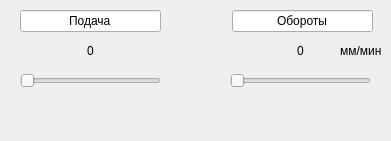
     <widget class="QDockWidget" name="dockWidget_6">
      <property name="geometry">
       <rect>
        <x>440</x>
        <y>560</y>
        <width>391</width>
        <height>141</height>
       </rect>
      </property>
      <widget class="QWidget" name="dockWidgetContents_6">
       <widget class="QLineEdit" name="label_feed_rate">
        <property name="geometry">
         <rect>
          <x>20</x>
          <y>10</y>
          <width>141</width>
          <height>22</height>
         </rect>
        </property>
        <property name="text">
         <string>Подача</string>
        </property>
        <property name="alignment">
         <set>Qt::AlignmentFlag::AlignCenter</set>
        </property>
        <property name="readOnly">
         <bool>true</bool>
        </property>
       </widget>
       <widget class="QSlider" name="slider_feed_rate">
        <property name="geometry">
         <rect>
          <x>20</x>
          <y>70</y>
          <width>141</width>
          <height>22</height>
         </rect>
        </property>
        <property name="orientation">
         <enum>Qt::Orientation::Horizontal</enum>
        </property>
       </widget>
       <widget class="QLineEdit" name="label_spindle_speed">
        <property name="geometry">
         <rect>
          <x>232</x>
          <y>10</y>
          <width>141</width>
          <height>22</height>
         </rect>
        </property>
        <property name="text">
         <string>Обороты</string>
        </property>
        <property name="alignment">
         <set>Qt::AlignmentFlag::AlignCenter</set>
        </property>
        <property name="readOnly">
         <bool>true</bool>
        </property>
       </widget>
       <widget class="QLabel" name="label_feed_value">
        <property name="geometry">
         <rect>
          <x>20</x>
          <y>40</y>
          <width>141</width>
          <height>21</height>
         </rect>
        </property>
        <property name="text">
         <string>0</string>
        </property>
        <property name="alignment">
         <set>Qt::AlignmentFlag::AlignCenter</set>
        </property>
       </widget>
       <widget class="QSlider" name="slider_spindle_speed">
        <property name="geometry">
         <rect>
          <x>230</x>
          <y>70</y>
          <width>141</width>
          <height>22</height>
         </rect>
        </property>
        <property name="orientation">
         <enum>Qt::Orientation::Horizontal</enum>
        </property>
       </widget>
       <widget class="QLabel" name="label_changessk">
        <property name="geometry">
         <rect>
          <x>340</x>
          <y>40</y>
          <width>49</width>
          <height>21</height>
         </rect>
        </property>
        <property name="text">
         <string>мм/мин</string>
        </property>
       </widget>
       <widget class="QLabel" name="label_spindle_value">
        <property name="geometry">
         <rect>
          <x>230</x>
          <y>40</y>
          <width>141</width>
          <height>21</height>
         </rect>
        </property>
        <property name="text">
         <string>0</string>
        </property>
        <property name="alignment">
         <set>Qt::AlignmentFlag::AlignCenter</set>
        </property>
       </widget>
      </widget>
     </widget>
